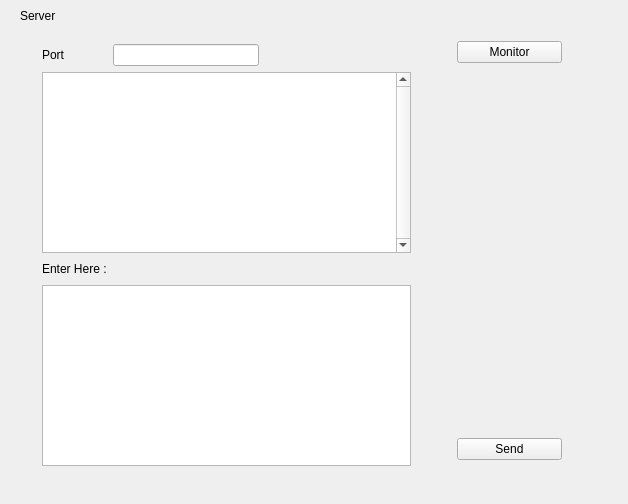
<?xml version="1.0" encoding="UTF-8"?>
<ui version="4.0">
 <class>Widget</class>
 <widget class="QWidget" name="Widget">
  <property name="geometry">
   <rect>
    <x>0</x>
    <y>0</y>
    <width>628</width>
    <height>504</height>
   </rect>
  </property>
  <property name="windowTitle">
   <string>Widget</string>
  </property>
  <widget class="QLabel" name="label">
   <property name="geometry">
    <rect>
     <x>20</x>
     <y>10</y>
     <width>54</width>
     <height>12</height>
    </rect>
   </property>
   <property name="text">
    <string>Server</string>
   </property>
  </widget>
  <widget class="QWidget" name="layoutWidget">
   <property name="geometry">
    <rect>
     <x>31</x>
     <y>33</y>
     <width>391</width>
     <height>444</height>
    </rect>
   </property>
   <layout class="QGridLayout" name="gridLayout">
    <item row="2" column="1">
     <spacer name="verticalSpacer_2">
      <property name="orientation">
       <enum>Qt::Vertical</enum>
      </property>
      <property name="sizeHint" stdset="0">
       <size>
        <width>20</width>
        <height>18</height>
       </size>
      </property>
     </spacer>
    </item>
    <item row="3" column="0" colspan="3">
     <widget class="QTextEdit" name="textEdit"/>
    </item>
    <item row="1" column="0" colspan="3">
     <widget class="QTextBrowser" name="textBrowser">
      <property name="verticalScrollBarPolicy">
       <enum>Qt::ScrollBarAlwaysOn</enum>
      </property>
     </widget>
    </item>
    <item row="0" column="1">
     <widget class="QLineEdit" name="lineEdit_Port"/>
    </item>
    <item row="0" column="0">
     <widget class="QLabel" name="label_3">
      <property name="text">
       <string>Port</string>
      </property>
     </widget>
    </item>
    <item row="2" column="2">
     <spacer name="horizontalSpacer_2">
      <property name="orientation">
       <enum>Qt::Horizontal</enum>
      </property>
      <property name="sizeHint" stdset="0">
       <size>
        <width>128</width>
        <height>20</height>
       </size>
      </property>
     </spacer>
    </item>
    <item row="2" column="0">
     <widget class="QLabel" name="label_2">
      <property name="text">
       <string>Enter Here :</string>
      </property>
     </widget>
    </item>
   </layout>
  </widget>
  <widget class="QWidget" name="layoutWidget">
   <property name="geometry">
    <rect>
     <x>440</x>
     <y>30</y>
     <width>133</width>
     <height>441</height>
    </rect>
   </property>
   <layout class="QFormLayout" name="formLayout">
    <item row="0" column="0">
     <spacer name="horizontalSpacer">
      <property name="orientation">
       <enum>Qt::Horizontal</enum>
      </property>
      <property name="sizeHint" stdset="0">
       <size>
        <width>48</width>
        <height>20</height>
       </size>
      </property>
     </spacer>
    </item>
    <item row="0" column="1">
     <layout class="QVBoxLayout" name="verticalLayout">
      <item>
       <widget class="QPushButton" name="pushButton_Listen">
        <property name="text">
         <string>Monitor</string>
        </property>
       </widget>
      </item>
      <item>
       <spacer name="verticalSpacer">
        <property name="orientation">
         <enum>Qt::Vertical</enum>
        </property>
        <property name="sizeHint" stdset="0">
         <size>
          <width>20</width>
          <height>368</height>
         </size>
        </property>
       </spacer>
      </item>
      <item>
       <widget class="QPushButton" name="pushButton_Send">
        <property name="text">
         <string>Send</string>
        </property>
        <property name="shortcut">
         <string>Ctrl+Return</string>
        </property>
       </widget>
      </item>
     </layout>
    </item>
   </layout>
  </widget>
 </widget>
 <layoutdefault spacing="6" margin="11"/>
 <resources/>
 <connections/>
</ui>
